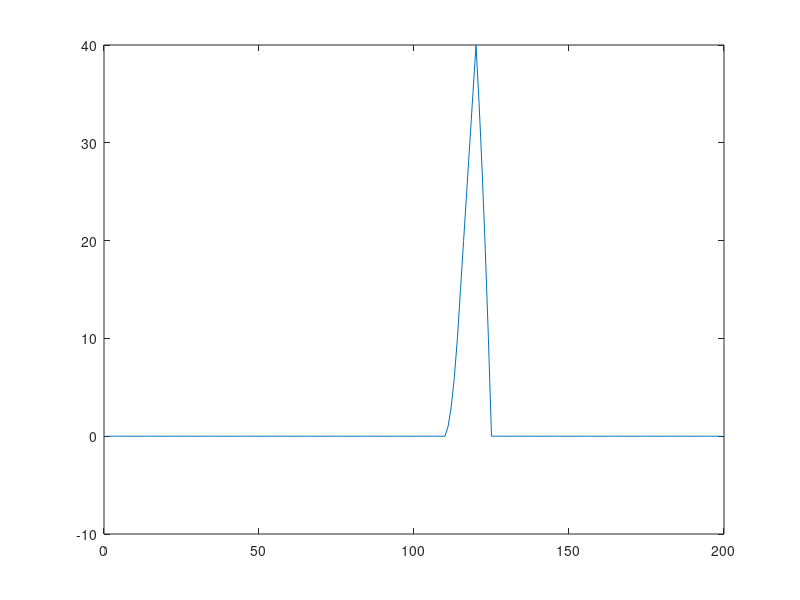

The MATLAB source for this figure: (Note: this script raises an error after producing the figure.)
clc; close all; clear all;
signal = zeros(1,100);
filter = zeros(1,50);

count = 1;
for i = 21:30
    signal(i) = count;
    count = count + 1;
end

filter(6:10) = 1; 
result = xcorr(signal,filter);

plot(result)

load crosscorr
figure
plot(crosscorr)